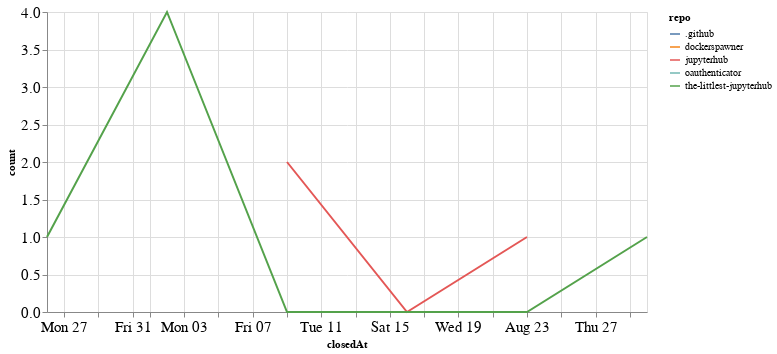

Notebook source saved alongside this figure:
### Code cell
closed_by_time = closed_by.groupby('repo').resample('W', on='closedAt').count()['author'].reset_index()
closed_by_time = closed_by_time.rename(columns={'author': 'count'})

alt.Chart(closed_by_time, width=600).mark_line().encode(
    x='closedAt',
    y='count',
    color='repo',
    tooltip="repo"
)

### Figure 1 — Vega-Lite specification as saved in the notebook (floating-point values rounded to 4 significant figures)
{"config": {"axisLeft": {"labelFontSize": 15}, "axisBottom": {"labelFontSize": 15}}, "data": {"name": "data-ee2400f204598074d08fd216bccc3e77"}, "mark": "line", "encoding": {"color": {"type": "nominal", "field": "repo"}, "tooltip": {"type": "nominal", "field": "repo"}, "x": {"type": "temporal", "field": "closedAt"}, "y": {"type": "quantitative", "field": "count"}}, "width": 600, "$schema": "https://vega.github.io/schema/vega-lite/v4.8.1.json", "datasets": {"data-ee2400f204598074d08fd216bccc3e77": [{"repo": ".github", "closedAt": "2020-08-02T00:00:00", "count": 1}, {"repo": "dockerspawner", "closedAt": "2020-08-09T00:00:00", "count": 1}, {"repo": "jupyterhub", "closedAt": "2020-08-09T00:00:00", "count": 2}, {"repo": "jupyterhub", "closedAt": "2020-08-16T00:00:00", "count": 0}, {"repo": "jupyterhub", "closedAt": "2020-08-23T00:00:00", "count": 1}, {"repo": "oauthenticator", "closedAt": "2020-08-02T00:00:00", "count": 1}, {"repo": "the-littlest-jupyterhub", "closedAt": "2020-07-26T00:00:00", "count": 1}, {"repo": "the-littlest-jupyterhub", "closedAt": "2020-08-02T00:00:00", "count": 4}, {"repo": "the-littlest-jupyterhub", "closedAt": "2020-08-09T00:00:00", "count": 0}, {"repo": "the-littlest-jupyterhub", "closedAt": "2020-08-16T00:00:00", "count": 0}, {"repo": "the-littlest-jupyterhub", "closedAt": "2020-08-23T00:00:00", "count": 0}, {"repo": "the-littlest-jupyterhub", "closedAt": "2020-08-30T00:00:00", "count": 1}]}}
